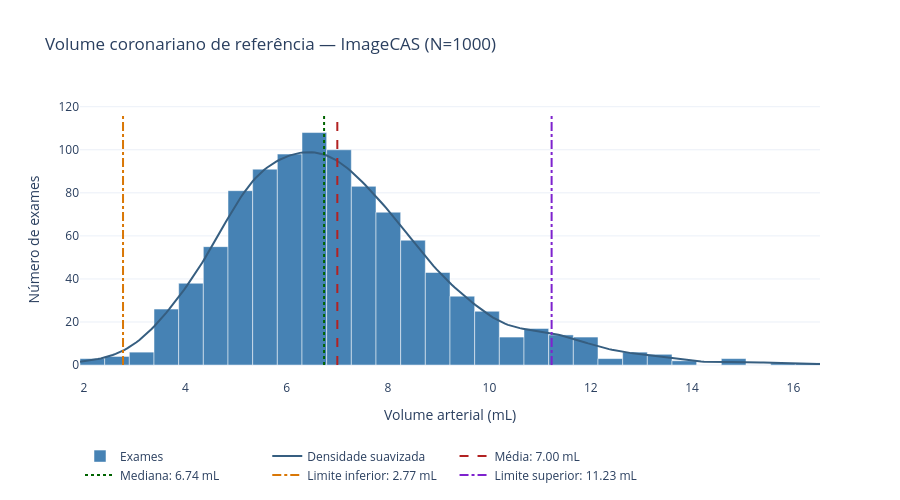

Write notebook code for a chart like this one.
### Markdown cell above
## 5. Distribuição dos volumes

Cada observação corresponde a um exame. A curva suavizada ajuda a visualizar a distribuição; as linhas verticais indicam média e mediana.

### Code cell
volume_histogram_figure = plot_volume_histogram(
    valid_df, outlier_limits, HISTOGRAM_BINS
)
if volume_histogram_figure is not None:
    volume_histogram_figure.show()

### Figure 1 — Plotly figure (JSON) as saved in the notebook; plotly's stock layout.template omitted (floating-point values rounded to 4 significant figures; data arrays with more than 128 entries replaced by an {"elided": "..."} marker saying what was removed)
{"data": [{"customdata": [[1.921, 2.408], [2.408, 2.895], [2.895, 3.381], [3.381, 3.868], [3.868, 4.355], [4.355, 4.842], [4.842, 5.328], [5.328, 5.815], [5.815, 6.302], [6.302, 6.789], [6.789, 7.276], [7.276, 7.762], [7.762, 8.249], [8.249, 8.736], [8.736, 9.223], [9.223, 9.709], [9.709, 10.2], [10.2, 10.68], [10.68, 11.17], [11.17, 11.66], [11.66, 12.14], [12.14, 12.63], [12.63, 13.12], [13.12, 13.6], [13.6, 14.09], [14.09, 14.58], [14.58, 15.06], [15.06, 15.55], [15.55, 16.04], [16.04, 16.52]], "hovertemplate": "Intervalo: %{customdata[0]:.3f}–%{customdata[1]:.3f} mL<br>Exames: %{y}<extra></extra>", "marker": {"color": "#4682B4"}, "name": "Exames", "type": "bar", "width": [0.4868, 0.4868, 0.4868, 0.4868, 0.4868, 0.4868, 0.4868, 0.4868, 0.4868, 0.4868, 0.4868, 0.4868, 0.4868, 0.4868, 0.4868, 0.4868, 0.4868, 0.4868, 0.4868, 0.4868, 0.4868, 0.4868, 0.4868, 0.4868, 0.4868, 0.4868, 0.4868, 0.4868, 0.4868, 0.4868], "x": [2.165, 2.651, 3.138, 3.625, 4.112, 4.598, 5.085, 5.572, 6.059, 6.545, 7.032, 7.519, 8.006, 8.492, 8.979, 9.466, 9.953, 10.44, 10.93, 11.41, 11.9, 12.39, 12.87, 13.36, 13.85, 14.33, 14.82, 15.31, 15.79, 16.28], "y": [3, 4, 6, 26, 38, 55, 81, 91, 98, 108, 100, 83, 71, 58, 43, 32, 25, 13, 17, 14, 13, 3, 6, 5, 2, 0, 3, 0, 1, 1]}, {"line": {"color": "#365E80"}, "mode": "lines", "name": "Densidade suavizada", "type": "scatter", "x": {"elided": "250 float values"}, "y": {"elided": "250 float values"}}, {"hovertemplate": "Média: 6.999 mL<extra></extra>", "line": {"color": "#B22222", "dash": "dash"}, "mode": "lines", "name": "Média: 7.00 mL", "type": "scatter", "x": [6.999, 6.999], "y": [0, 116.6]}, {"hovertemplate": "Mediana: 6.738 mL<extra></extra>", "line": {"color": "#006400", "dash": "dot"}, "mode": "lines", "name": "Mediana: 6.74 mL", "type": "scatter", "x": [6.738, 6.738], "y": [0, 116.6]}, {"hovertemplate": "Limite inferior: 2.770 mL<extra></extra>", "line": {"color": "#D97706", "dash": "dashdot"}, "mode": "lines", "name": "Limite inferior: 2.77 mL", "type": "scatter", "x": [2.77, 2.77], "y": [0, 116.6]}, {"hovertemplate": "Limite superior: 11.228 mL<extra></extra>", "line": {"color": "#7E22CE", "dash": "dashdot"}, "mode": "lines", "name": "Limite superior: 11.23 mL", "type": "scatter", "x": [11.23, 11.23], "y": [0, 116.6]}], "layout": {"barmode": "overlay", "height": 500, "legend": {"orientation": "h", "y": -0.22}, "margin": {"b": 120}, "title": {"text": "Volume coronariano de referência — ImageCAS (N=1000)"}, "xaxis": {"title": {"text": "Volume arterial (mL)"}}, "yaxis": {"title": {"text": "Número de exames"}}}}
